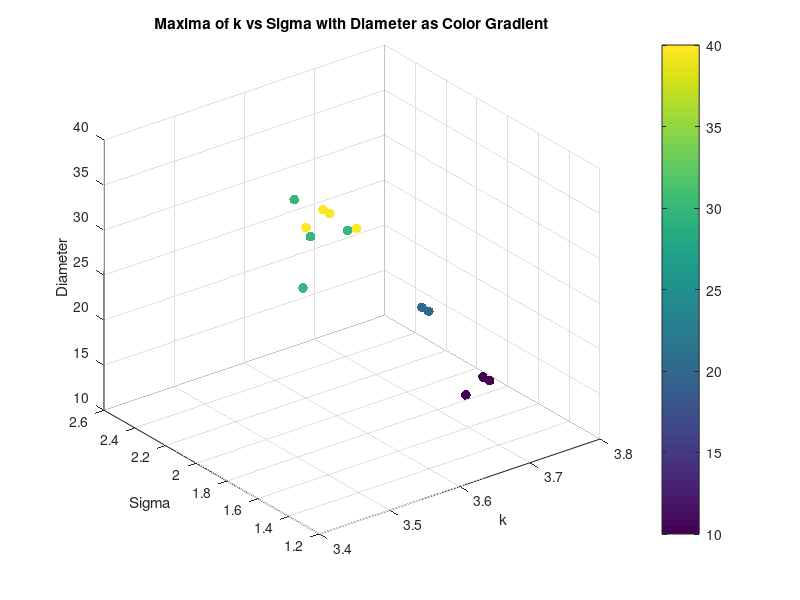
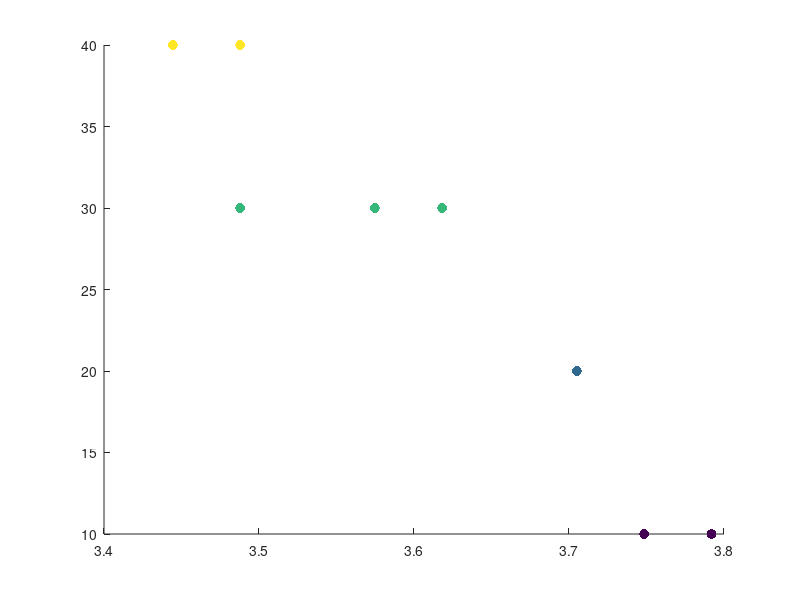

MATLAB code for these plots, in order: (Note: this script raises an error after producing the figures.)
clear all;
close all;


% %% Torque Analysis
% load('maxima_data.mat');
% scatter3(maxima_k, maxima_sigma, torque_values, 20, maxima_corr, 'filled');
% xlabel('k');
% ylabel('Sigma');
% zlabel('Torque');
% title('Maxima of k vs Sigma with Torque as Color Gradient');
% colorbar;
% grid on;
% % K means clustering of torque into 10 clusters, taking mean of each cluster k, sigma and corr too
% [cluster_idx, cluster_centers] = kmeans(torque_values', 10);
% % Take the mean of each cluster
% torque_means = zeros(10, 1);
% sigma_means = zeros(10, 1);
% k_means = zeros(10, 1);
% corr_means = zeros(10, 1);
% for i = 1:10
%     torque_means(i) = mean(torque_values(cluster_idx == i));
%     sigma_means(i) = mean(maxima_sigma(cluster_idx == i));
%     k_means(i) = mean(maxima_k(cluster_idx == i));
%     corr_means(i) = mean(maxima_corr(cluster_idx == i));
% end
% % Plot the clusters
% figure;
% scatter3(k_means, sigma_means, torque_means, 50, corr_means, 'filled');
% xlabel('k');
% ylabel('Sigma');
% zlabel('Torque');
% title('Clustered Maxima of k vs Sigma with Torque as Color Gradient');
% colorbar;
% grid on;
% % Ensure data is sorted for polyfit
% [sigma_sorted, sort_idx] = sort(maxima_sigma);
% torque_sorted = torque_values(sort_idx);
% % Display correlation between torque and sigma
% disp('Correlation between Torque and Sigma:');
% disp(corr(torque_sorted', sigma_sorted'));
% % Display correlation between torque and sigma^2
% disp('Correlation between Torque and Sigma^2:');
% disp(corr(torque_sorted', sigma_sorted'.^2));
% % Polyfit for sigma vs torque (order 1 and 2)
% p1_sigma = polyfit(sigma_sorted, torque_sorted, 1);
% % Calculate fitted values and normalized MSE for sigma vs torque
% fitted_torque_p1_sigma = polyval(p1_sigma, sigma_sorted);
% mse_p1_sigma = mean((torque_sorted - fitted_torque_p1_sigma).^2);
% nmse_p1_sigma = mse_p1_sigma / var(torque_sorted);
% % Display results for sigma vs torque
% disp('Sigma vs Torque:');
% disp(['Order 1 nMSE: ', num2str(nmse_p1_sigma)]);
% %display correlation between torque and sigma
% % Plot for sigma vs torque with polynomial fits (first instance)
% figure;
% plot(sigma_sorted, torque_sorted, 'o', 'DisplayName', 'Data');
% hold on;
% plot(sigma_sorted, fitted_torque_p1_sigma, '-r', 'DisplayName', ...
%     ['Order 1 Fit: y = ', num2str(p1_sigma(1)), 'x + ', num2str(p1_sigma(2)), ...
%     ', nMSE = ', num2str(nmse_p1_sigma)]);
% xlabel('Sigma');
% ylabel('Torque');
% title('Sigma vs Torque with Polynomial Fits');
% legend('show');
% grid on;
% % Ensure data is sorted for polyfit
% [sigma_sorted, sort_idx] = sort(sigma_means);
% torque_sorted = torque_means(sort_idx);
% %Display correlation between torque and sigma
% disp('Correlation between Torque and Sigma:');
% disp(corr(torque_sorted, sigma_sorted));
% %Display correlation between torque and sigma^2
% disp('Correlation between Torque and Sigma^2:');
% disp(corr(torque_sorted, sigma_sorted.^2));
% % Polyfit for sigma vs torque (order 1 and 2)
% p1_sigma = polyfit(sigma_sorted, torque_sorted, 1);
% p2_sigma = polyfit(sigma_sorted, torque_sorted, 2);
% % Calculate zitted values and normalized MSE for sigma vs torque
% fitted_torque_p1_sigma = polyval(p1_sigma, sigma_sorted);
% fitted_torque_p2_sigma = polyval(p2_sigma, sigma_sorted);
% mse_p1_sigma = mean((torque_sorted - fitted_torque_p1_sigma).^2);
% mse_p2_sigma = mean((torque_sorted - fitted_torque_p2_sigma).^2);
% nmse_p1_sigma = mse_p1_sigma / var(torque_sorted);
% nmse_p2_sigma = mse_p2_sigma / var(torque_sorted);
% % Display results for sigma vs torque
% disp('Sigma vs Torque:');
% disp(['Order 1 nMSE: ', num2str(nmse_p1_sigma)]);
% disp(['Order 2 nMSE: ', num2str(nmse_p2_sigma)]);
% % Plot for sigma vs torque with polynomial fits (second instance)
% figure;
% plot(sigma_sorted, torque_sorted, 'o', 'DisplayName', 'Data');
% hold on;
% plot(sigma_sorted, fitted_torque_p1_sigma, '-r', 'DisplayName', ...
%     ['Order 1 Fit: y = ', num2str(p1_sigma(1)), 'x + ', num2str(p1_sigma(2)), ...
%     ', nMSE = ', num2str(nmse_p1_sigma)]);
% plot(sigma_sorted, fitted_torque_p2_sigma, '--g', 'DisplayName', ...
%     ['Order 2 Fit: y = ', num2str(p2_sigma(1)), 'x^2 + ', num2str(p2_sigma(2)), ...
%     'x + ', num2str(p2_sigma(3)), ', nMSE = ', num2str(nmse_p2_sigma)]);
% xlabel('Sigma');
% ylabel('Torque');
% title('Sigma vs Torque with Polynomial Fits');
% legend('show');
% grid on;

%% Diameter Analysis
% Saved as diameter_value, k_values(max_k_idx), sigma_values(max_sigma_idx), max_val
load('maxima_data_Diam.mat');

scatter3(maxima_matrix(:, 2), maxima_matrix(:, 3), maxima_matrix(:, 1), 50, maxima_matrix(:, 1), 'filled'); 
xlabel('k');
ylabel('Sigma');
zlabel('Diameter');
title('Maxima of k vs Sigma with Diameter as Color Gradient');
colorbar;
grid on;

% K vs d
% Ensure data is sorted for polyfit
[k_sorted, sort_idx] = sort(maxima_matrix(:, 2));
d_sorted = maxima_matrix(sort_idx, 1);
% Display correlation between d and k
disp('Correlation between Diameter and k:');
disp(corr(d_sorted, k_sorted));

%plot for k vs diam with polynomial fits
figure;
scatter(k_sorted, d_sorted, 50, d_sorted, 'filled', 'DisplayName', 'Data');
colormap(parula); % High contrast colormap suitable for white background
colorbar; % Add a colorbar to indicate the mapping of color to d_sorted values

hold on;
p1_k = polyfit(k_sorted, d_sorted, 1);
fitted_d_p1_k = polyval(p1_k, k_sorted);
mse_p1_k = mean((d_sorted - fitted_d_p1_k).^2);
nmse_p1_k = mse_p1_k / var(d_sorted);
disp('Diameter vs k:');
disp(['Order 1 nMSE: ', num2str(nmse_p1_k)]);
plot(k_sorted, fitted_d_p1_k, '-r', 'DisplayName', ...
    ['Order 1 Fit: y = ', num2str(p1_k(1)), 'x + ', num2str(p1_k(2)), ...
    ', nMSE = ', num2str(nmse_p1_k)]);
xlabel('k');
ylabel('Diameter');
title('k vs Diameter with Polynomial Fits');
legend('show');
